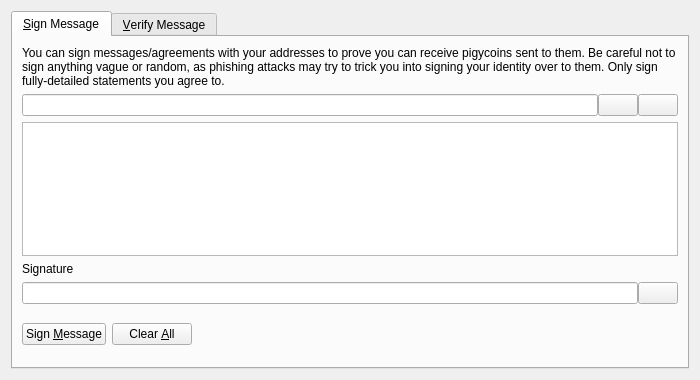
<?xml version="1.0" encoding="UTF-8"?>
<ui version="4.0">
 <class>SignVerifyMessageDialog</class>
 <widget class="QDialog" name="SignVerifyMessageDialog">
  <property name="geometry">
   <rect>
    <x>0</x>
    <y>0</y>
    <width>700</width>
    <height>380</height>
   </rect>
  </property>
  <property name="windowTitle">
   <string>Signatures - Sign / Verify a Message</string>
  </property>
  <property name="modal">
   <bool>true</bool>
  </property>
  <layout class="QVBoxLayout" name="verticalLayout">
   <item>
    <widget class="QTabWidget" name="tabWidget">
     <property name="currentIndex">
      <number>0</number>
     </property>
     <widget class="QWidget" name="tabSignMessage">
      <attribute name="title">
       <string>&amp;Sign Message</string>
      </attribute>
      <layout class="QVBoxLayout" name="verticalLayout_SM">
       <item>
        <widget class="QLabel" name="infoLabel_SM">
         <property name="text">
          <string>You can sign messages/agreements with your addresses to prove you can receive pigycoins sent to them. Be careful not to sign anything vague or random, as phishing attacks may try to trick you into signing your identity over to them. Only sign fully-detailed statements you agree to.</string>
         </property>
         <property name="textFormat">
          <enum>Qt::PlainText</enum>
         </property>
         <property name="wordWrap">
          <bool>true</bool>
         </property>
        </widget>
       </item>
       <item>
        <layout class="QHBoxLayout" name="horizontalLayout_1_SM">
         <property name="spacing">
          <number>0</number>
         </property>
         <item>
          <widget class="QValidatedLineEdit" name="addressIn_SM">
           <property name="toolTip">
            <string>The Pigycoin address to sign the message with</string>
           </property>
          </widget>
         </item>
         <item>
          <widget class="QPushButton" name="addressBookButton_SM">
           <property name="toolTip">
            <string>Choose previously used address</string>
           </property>
           <property name="text">
            <string/>
           </property>
           <property name="icon">
            <iconset resource="../bitcoin.qrc">
             <normaloff>:/icons/address-book</normaloff>:/icons/address-book</iconset>
           </property>
           <property name="shortcut">
            <string>Alt+A</string>
           </property>
           <property name="autoDefault">
            <bool>false</bool>
           </property>
          </widget>
         </item>
         <item>
          <widget class="QPushButton" name="pasteButton_SM">
           <property name="toolTip">
            <string>Paste address from clipboard</string>
           </property>
           <property name="text">
            <string/>
           </property>
           <property name="icon">
            <iconset resource="../bitcoin.qrc">
             <normaloff>:/icons/editpaste</normaloff>:/icons/editpaste</iconset>
           </property>
           <property name="shortcut">
            <string>Alt+P</string>
           </property>
           <property name="autoDefault">
            <bool>false</bool>
           </property>
          </widget>
         </item>
        </layout>
       </item>
       <item>
        <widget class="QPlainTextEdit" name="messageIn_SM">
         <property name="toolTip">
          <string>Enter the message you want to sign here</string>
         </property>
        </widget>
       </item>
       <item>
        <widget class="QLabel" name="signatureLabel_SM">
         <property name="text">
          <string>Signature</string>
         </property>
         <property name="textFormat">
          <enum>Qt::PlainText</enum>
         </property>
        </widget>
       </item>
       <item>
        <layout class="QHBoxLayout" name="horizontalLayout_2_SM">
         <property name="spacing">
          <number>0</number>
         </property>
         <item>
          <widget class="QLineEdit" name="signatureOut_SM">
           <property name="font">
            <font>
             <italic>true</italic>
            </font>
           </property>
           <property name="readOnly">
            <bool>true</bool>
           </property>
          </widget>
         </item>
         <item>
          <widget class="QPushButton" name="copySignatureButton_SM">
           <property name="toolTip">
            <string>Copy the current signature to the system clipboard</string>
           </property>
           <property name="text">
            <string/>
           </property>
           <property name="icon">
            <iconset resource="../bitcoin.qrc">
             <normaloff>:/icons/editcopy</normaloff>:/icons/editcopy</iconset>
           </property>
           <property name="autoDefault">
            <bool>false</bool>
           </property>
          </widget>
         </item>
        </layout>
       </item>
       <item>
        <layout class="QHBoxLayout" name="horizontalLayout_3_SM">
         <item>
          <widget class="QPushButton" name="signMessageButton_SM">
           <property name="toolTip">
            <string>Sign the message to prove you own this Pigycoin address</string>
           </property>
           <property name="text">
            <string>Sign &amp;Message</string>
           </property>
           <property name="icon">
            <iconset resource="../bitcoin.qrc">
             <normaloff>:/icons/edit</normaloff>:/icons/edit</iconset>
           </property>
           <property name="autoDefault">
            <bool>false</bool>
           </property>
          </widget>
         </item>
         <item>
          <widget class="QPushButton" name="clearButton_SM">
           <property name="toolTip">
            <string>Reset all sign message fields</string>
           </property>
           <property name="text">
            <string>Clear &amp;All</string>
           </property>
           <property name="icon">
            <iconset resource="../bitcoin.qrc">
             <normaloff>:/icons/remove</normaloff>:/icons/remove</iconset>
           </property>
           <property name="autoDefault">
            <bool>false</bool>
           </property>
          </widget>
         </item>
         <item>
          <spacer name="horizontalSpacer_1_SM">
           <property name="orientation">
            <enum>Qt::Horizontal</enum>
           </property>
           <property name="sizeHint" stdset="0">
            <size>
             <width>40</width>
             <height>48</height>
            </size>
           </property>
          </spacer>
         </item>
         <item>
          <widget class="QLabel" name="statusLabel_SM">
           <property name="font">
            <font>
             <weight>75</weight>
             <bold>true</bold>
            </font>
           </property>
           <property name="text">
            <string/>
           </property>
           <property name="wordWrap">
            <bool>true</bool>
           </property>
          </widget>
         </item>
         <item>
          <spacer name="horizontalSpacer_2_SM">
           <property name="orientation">
            <enum>Qt::Horizontal</enum>
           </property>
           <property name="sizeHint" stdset="0">
            <size>
             <width>40</width>
             <height>48</height>
            </size>
           </property>
          </spacer>
         </item>
        </layout>
       </item>
      </layout>
     </widget>
     <widget class="QWidget" name="tabVerifyMessage">
      <attribute name="title">
       <string>&amp;Verify Message</string>
      </attribute>
      <layout class="QVBoxLayout" name="verticalLayout_VM">
       <item>
        <widget class="QLabel" name="infoLabel_VM">
         <property name="text">
          <string>Enter the receiver's address, message (ensure you copy line breaks, spaces, tabs, etc. exactly) and signature below to verify the message. Be careful not to read more into the signature than what is in the signed message itself, to avoid being tricked by a man-in-the-middle attack. Note that this only proves the signing party receives with the address, it cannot prove sendership of any transaction!</string>
         </property>
         <property name="textFormat">
          <enum>Qt::PlainText</enum>
         </property>
         <property name="alignment">
          <set>Qt::AlignLeading|Qt::AlignLeft|Qt::AlignTop</set>
         </property>
         <property name="wordWrap">
          <bool>true</bool>
         </property>
        </widget>
       </item>
       <item>
        <layout class="QHBoxLayout" name="horizontalLayout_1_VM">
         <property name="spacing">
          <number>0</number>
         </property>
         <item>
          <widget class="QValidatedLineEdit" name="addressIn_VM">
           <property name="toolTip">
            <string>The Pigycoin address the message was signed with</string>
           </property>
          </widget>
         </item>
         <item>
          <widget class="QPushButton" name="addressBookButton_VM">
           <property name="toolTip">
            <string>Choose previously used address</string>
           </property>
           <property name="text">
            <string/>
           </property>
           <property name="icon">
            <iconset resource="../bitcoin.qrc">
             <normaloff>:/icons/address-book</normaloff>:/icons/address-book</iconset>
           </property>
           <property name="shortcut">
            <string>Alt+A</string>
           </property>
           <property name="autoDefault">
            <bool>false</bool>
           </property>
          </widget>
         </item>
        </layout>
       </item>
       <item>
        <widget class="QPlainTextEdit" name="messageIn_VM"/>
       </item>
       <item>
        <widget class="QValidatedLineEdit" name="signatureIn_VM"/>
       </item>
       <item>
        <layout class="QHBoxLayout" name="horizontalLayout_2_VM">
         <item>
          <widget class="QPushButton" name="verifyMessageButton_VM">
           <property name="toolTip">
            <string>Verify the message to ensure it was signed with the specified Pigycoin address</string>
           </property>
           <property name="text">
            <string>Verify &amp;Message</string>
           </property>
           <property name="icon">
            <iconset resource="../bitcoin.qrc">
             <normaloff>:/icons/transaction_0</normaloff>:/icons/transaction_0</iconset>
           </property>
           <property name="autoDefault">
            <bool>false</bool>
           </property>
          </widget>
         </item>
         <item>
          <widget class="QPushButton" name="clearButton_VM">
           <property name="toolTip">
            <string>Reset all verify message fields</string>
           </property>
           <property name="text">
            <string>Clear &amp;All</string>
           </property>
           <property name="icon">
            <iconset resource="../bitcoin.qrc">
             <normaloff>:/icons/remove</normaloff>:/icons/remove</iconset>
           </property>
           <property name="autoDefault">
            <bool>false</bool>
           </property>
          </widget>
         </item>
         <item>
          <spacer name="horizontalSpacer_1_VM">
           <property name="orientation">
            <enum>Qt::Horizontal</enum>
           </property>
           <property name="sizeHint" stdset="0">
            <size>
             <width>40</width>
             <height>48</height>
            </size>
           </property>
          </spacer>
         </item>
         <item>
          <widget class="QLabel" name="statusLabel_VM">
           <property name="font">
            <font>
             <weight>75</weight>
             <bold>true</bold>
            </font>
           </property>
           <property name="text">
            <string/>
           </property>
           <property name="wordWrap">
            <bool>true</bool>
           </property>
          </widget>
         </item>
         <item>
          <spacer name="horizontalSpacer_2_VM">
           <property name="orientation">
            <enum>Qt::Horizontal</enum>
           </property>
           <property name="sizeHint" stdset="0">
            <size>
             <width>40</width>
             <height>48</height>
            </size>
           </property>
          </spacer>
         </item>
        </layout>
       </item>
      </layout>
     </widget>
    </widget>
   </item>
  </layout>
 </widget>
 <customwidgets>
  <customwidget>
   <class>QValidatedLineEdit</class>
   <extends>QLineEdit</extends>
   <header>qvalidatedlineedit.h</header>
  </customwidget>
 </customwidgets>
 <resources>
  <include location="../bitcoin.qrc"/>
 </resources>
 <connections/>
</ui>
